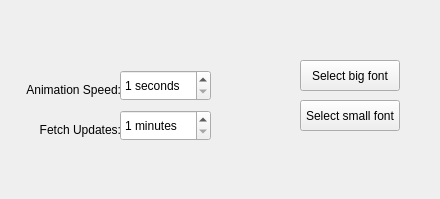
<ui version="4.0" >
    <class>ConfigDialog</class>
    <widget class="QWidget" name="ConfigDialog" >
        <property name="geometry" >
            <rect>
                <x>0</x>
                <y>0</y>
                <width>440</width>
                <height>199</height>
            </rect>
        </property>
        <property name="minimumSize" >
            <size>
                <width>440</width>
                <height>199</height>
            </size>
        </property>
        <property name="maximumSize" >
            <size>
                <width>440</width>
                <height>199</height>
            </size>
        </property>
        <property name="windowTitle" >
            <string>Form</string>
        </property>
    <widget class="QPushButton" name="bigFontButton" >
        <property name="geometry" >
        <rect>
            <x>300</x>
            <y>60</y>
            <width>100</width>
            <height>31</height>
        </rect>
        </property>
        <property name="text" >
            <string>Select big font</string>
        </property>
    </widget>
    <widget class="QPushButton" name="smallFontButton" >
        <property name="geometry" >
        <rect>
            <x>300</x>
            <y>100</y>
            <width>100</width>
            <height>31</height>
        </rect>
        </property>
        <property name="text" >
            <string>Select small font</string>
        </property>
    </widget>
    <widget class="QLabel" name="freqChooserLabel" >
        <property name="geometry" >
        <rect>
            <x>20</x>
            <y>120</y>
            <width>101</width>
            <height>20</height>
        </rect>
        </property>
        <property name="text" >
            <string>Fetch Updates:</string>
        </property>
        <property name="alignment" >
            <set>Qt::AlignRight|Qt::AlignTrailing|Qt::AlignVCenter</set>
        </property>
    </widget>
    <widget class="QSpinBox" name="freqChooser" >
        <property name="geometry" >
        <rect>
            <x>120</x>
            <y>110</y>
            <width>91</width>
            <height>31</height>
        </rect>
        </property>
        <property name="suffix" >
            <string> minutes</string>
        </property>
        <property name="minimum" >
            <number>1</number>
        </property>
        <property name="maximum" >
            <number>360</number>
        </property>
    </widget>
    <widget class="QLabel" name="animFreqChooserLabel" >
        <property name="geometry" >
        <rect>
            <x>20</x>
            <y>80</y>
            <width>101</width>
            <height>20</height>
        </rect>
        </property>
        <property name="text" >
            <string>Animation Speed:</string>
        </property>
        <property name="alignment" >
            <set>Qt::AlignRight|Qt::AlignTrailing|Qt::AlignVCenter</set>
        </property>
    </widget>
    <widget class="QSpinBox" name="animFreqChooser" >
        <property name="geometry" >
        <rect>
            <x>120</x>
            <y>70</y>
            <width>91</width>
            <height>31</height>
        </rect>
        </property>
        <property name="suffix" >
            <string> seconds</string>
        </property>
        <property name="minimum" >
            <number>1</number>
        </property>
        <property name="maximum" >
            <number>60</number>
        </property>
    </widget>
    </widget>
<resources/>

<connections>
  <connection>
   <sender>defaultButton</sender>
   <signal>clicked()</signal>
   <slot>clear()</slot>
   <hints>
    <hint type="sourcelabel" >
     <x>315</x>
     <y>125</y>
    </hint>
    <hint type="destinationlabel" >
     <x>200</x>
     <y>125</y>
    </hint>
   </hints>
  </connection>
 </connections>
</ui>
